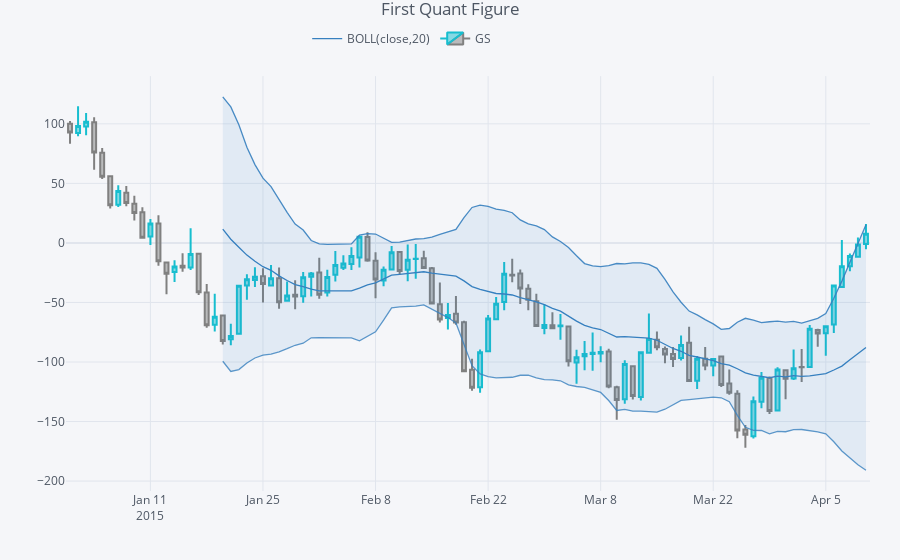

Here is the notebook cell this chart was saved with:
### Code cell
qf=cf.QuantFig(df,title='First Quant Figure',legend='top',name='GS')
qf.add_bollinger_bands()
qf.iplot()
